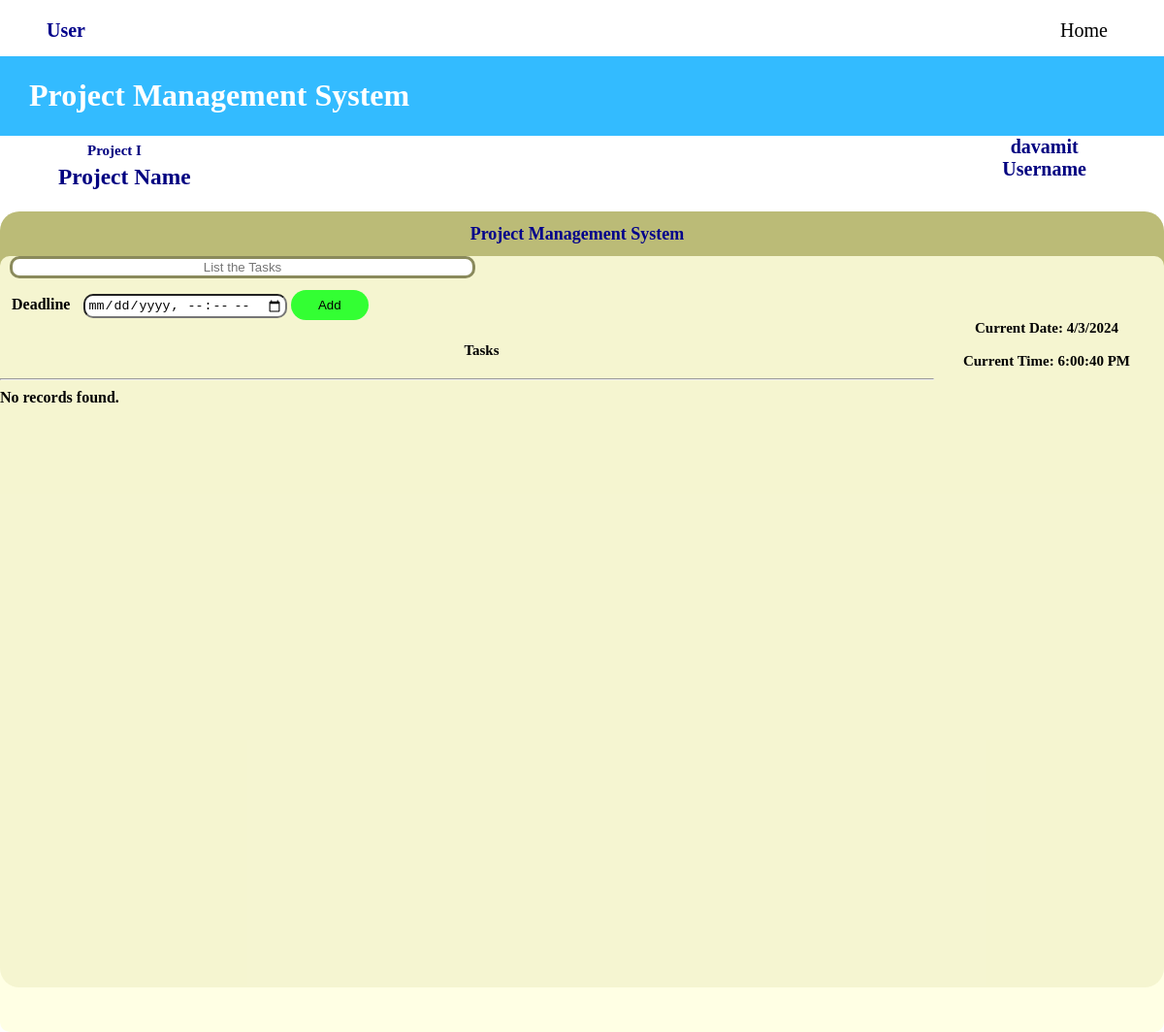
Page /task_mgmt/sub_task_list.php?main_task_id=12&project_id=6 (signed in) on the committed database.
### tables this page shows
CREATE TABLE `users` (
  `id` int(11) NOT NULL,
  `fullname` varchar(255) NOT NULL,
  `email` varchar(50) DEFAULT NULL,
  `phone` int(11) DEFAULT NULL,
  `address` varchar(255) NOT NULL,
  `username` varchar(255) DEFAULT NULL,
  `password` varchar(255) DEFAULT NULL,
  `department_id` int(11) DEFAULT NULL,
  `role` varchar(20) NOT NULL,
  `created_date` timestamp NOT NULL DEFAULT current_timestamp() ON UPDATE current_timestamp()
);

CREATE TABLE `project` (
  `id` int(11) NOT NULL,
  `project_name` varchar(255) NOT NULL,
  `file_type` int(11) NOT NULL,
  `file` varchar(255) DEFAULT NULL,
  `cost` int(11) NOT NULL,
  `project_details` text DEFAULT NULL,
  `created_date` timestamp NOT NULL DEFAULT current_timestamp() ON UPDATE current_timestamp(),
  `deadline` datetime DEFAULT NULL
);

CREATE TABLE `main_task` (
  `Id` int(11) NOT NULL,
  `name` varchar(255) NOT NULL,
  `project_id` int(11) DEFAULT NULL,
  `user_id` int(11) DEFAULT NULL,
  `deadline` datetime DEFAULT NULL,
  `created_date` timestamp NOT NULL DEFAULT current_timestamp() ON UPDATE current_timestamp()
);

### task_mgmt/topic_insert.php (the view, shortened to what this page needs)
 <?php
        $main_task_id = $_GET['main_task_id'];
        $project_id = $_GET['project_id'];
?>
            <div class="top_nav">
        </div>
            <div class="header">
            <div class="taskname"> <center>
                <?php
                        $sql = "SELECT * FROM main_task where Id='$main_task_id' and project_id='$project_id'";
                        $result_task = mysqli_query($conn, $sql);
                        if (mysqli_num_rows($result_task) > 0) {
                            echo "<table border='0'>
                        ";
                        $row = mysqli_fetch_assoc($result_task);
                            echo "<tr>
                            <td class='taskname'><divclass='taskname'>" . $row['name']  ."</div></td>
                            "
                            ?>
                            <?php
                        } else {
                        echo "No records found.";}?>
                        </center></div>
                <div class="view">
                <div class="insert" id="">
                    <form action="" method="POST">
                    <input type="text" name=insert placeholder="List the Tasks" required id="insert" >
                    <h4><?php echo '<p><strong>'?>
    <div id="reloadDiv">
        <p id="timeupdate">
        </p>
    </div>
                    <?php '</strong></p>'; ?></h4><br>
                   <div class='inputdata'>Deadline <input type="datetime-local" name="dt" id="inputdata" class="inputdata">
                    <input type="submit" value="Add" name="submit" id="add" ></div>
                    </form>
                </div>

### interface_nav.php (shortened to what this page needs)
<div class="top_nav">
            }?><?php
            if($userType=="user")
            {?>
                <h2 class="dashboard">User</h2>
                <a href="../interface.php" class="top_nav_bar">Home</a>
            <?php
            }?>
        </div>
        <div class="head">
            <h1>Project Management System</h1>
        </div>
        <?php
        if($userType=="admin")
        {
            $admin_id = mysqli_real_escape_string($conn, $user_admin_id);
            $admin_name_query = "SELECT * FROM admin WHERE id = '$admin_id'";
            $result_admin_name = mysqli_query($conn, $admin_name_query);
            $num_admin = mysqli_num_rows($result_admin_name);
            if ($num_admin > 0)
            {
                $admin_row = mysqli_fetch_array($result_admin_name);
                $admin_name = $admin_row['username'];
            }
            else
            {
                $db_name = "Unknown Admin";
            }
        ?>
        <div class="nav">
            <h2 class="admin_name"><?php echo $admin_name;?><br><?php echo "Username"; ?></h2>
        </div>
        <?php
        }
        elseif($userType=="user")
        {
            $user_id = mysqli_real_escape_string($conn, $user_admin_id);
            $user_name_query = "SELECT * FROM users WHERE id = '$user_id'";
            $result_user_name = mysqli_query($conn, $user_name_query);
            $num_user = mysqli_num_rows($result_user_name);
            if ($num_user > 0)
            {
                $user_row = mysqli_fetch_array($result_user_name);
                $user_name = $user_row['username'];
            }
            else
            {
                $db_name = "Unknown Admin";
            }
        ?>
            <div class="nav">
             <h2 class="foreman_name"><?php echo $user_name;?><br><?php echo "Username"; ?></h2>
            </div>
        <?php
        }?>

### Assignment/header/header.php (shortened to what this page needs)
<?php
    if($userType== "admin" || $userType== "foreman" || $userType=="user")
    { ?>
        <div class="mainhead">
            <table border="0">
                <div class="project_info">
                    <?php
                        $sql="select * from project where id=$project_id" ;
                        $result_view=mysqli_query($conn,$sql);
                        $row_view=mysqli_fetch_assoc($result_view);
                        $fetched_project_name=$row_view['project_name'];
                    ?>
                    <div id="project_name">
                    <h3 class="p_n">
                            <?php
                            echo $fetched_project_name ;
                            ?>
                        </h3>
                        <?php if($userType=="user"){?>
                    <h3> Project Name </h3>
                    <?php }
                    else
                    { ?>
                        <h3 class="p">Project Name </h3>
                    <?php } ?>
                    </div>
                </div>
            </table>
        </div>
    <?php
    }?>

### css/subtasklist.css (style rules this page uses)
.view { background-color:rgba(255, 255, 224, 0.856) ; border-radius:10px; height:100%; overflow: scroll; width:100%; margin:0px; padding:0px; align-items:center; }
.header { width:100%; border-radius:20px; height:100%; background-color: #bbbb77 ; margin-top:20px; padding:0px; }
body { height:100%; margin:0px; padding: 0px; }
.inputdata { border-radius:10px; padding:2px; margin-left: 10px; }
#add { border-radius:20px; background-color:#33ff33; padding:8px; width:5rem; font-style:bold; border:0px; margin-top:10px; }
#insert { text-align:center; width:40%; align-items:left; margin-left:10px; border-radius:10px; border:3px #8a8a5c solid; }
table,tr { margin-right:10px; padding-top:1px; text-align:center; align-items:center; }
td { margin-right:10px; padding:10px; padding-left:20px; padding-top:1px; text-align:center; align-items:center; }
h4 { float:right; margin-right:30px; }
p { text-align:center; }
.taskname { padding: 5px; justify-content: center; text-align:center; font-weight: bold; color:darkblue; font-weight: bold; font-size: large; }

### css/headpname.css (style rules this page uses)
.top_nav { height: 3rem; width: 100%; margin-top: 10px; border-radius: 3px; justify-content: center; }
.dashboard { margin: 10px; margin-top: 10px; padding: 0px; justify-content: center; color: darkblue; margin-left: 3rem; float: left; }
h2 { font-size: 20px; }
.head { background-color: #33bbff; padding: 1px; color: White; padding-left: 30px; }
.foreman_name, .admin_name { float: right; margin-right: 5rem; margin-top: 0px; text-align: center; justify-content: center; color: #000080; }
.top_nav_bar { background-color: white; color: black; float: right; margin-right: 3rem; padding: 10px; border-radius: 4px; text-decoration: none; font-family: "Times New Roman", Times, serif; font-size: 20px; }
.mainhead { float: left; margin-left: 30px; color:#000080; font-weight: bold; font-size: 15px; margin-top: 2px; }
h3 { margin: 0px; padding: 0px; }
#project_name { font-size: 20px; margin-left: 30px; }
.p_n,p { font-size: 15px; margin-left: 25px; padding: 5px; }

### rows in the picture
users: username "davamit"
project: project_name "Project I"
main_task: name "Project Management System"
